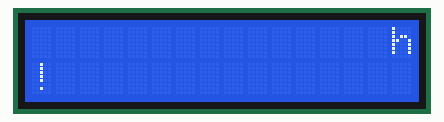
A sketch run on a simulated Arduino Uno, built with avr-gcc and run on an emulated ATmega328P. Parts: 16×2 character LCD.

Above: at 0.44 s.
At 2.23 s:
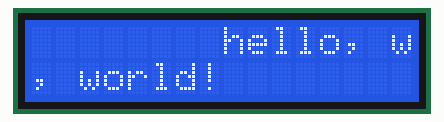
At 4.26 s:
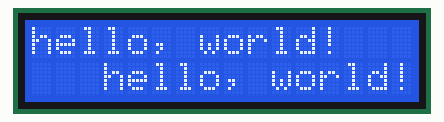
At 8.08 s:
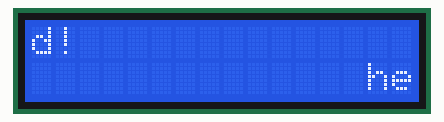
At 11.9 s:
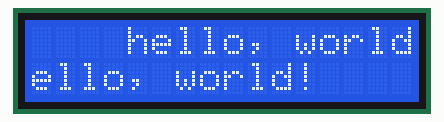
At 15.72 s:
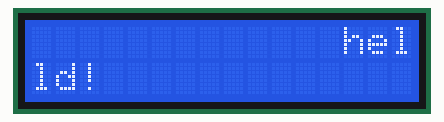

Measured:
- by itself, everything shown: repeats every 14.8 s, in 58 steps

The sketch:

lcdScroll.ino
```cpp
#include <LiquidCrystal.h>

const int rs = 12, en = 11, d4 = 5, d5 = 4, d6 = 3, d7 = 2;
LiquidCrystal lcd(rs, en, d4, d5, d6, d7);

// Pad strings with spaces on both sides for smooth scrolling
String line1 = "                hello, world!                "; // 16 spaces before and after
String line2 = "                hello, world!                "; // 16 spaces before and after

int pos1 = 0;                         // scroll position for line1 (start at left)
int pos2 = line2.length() - 16;      // scroll position for line2 (start at right)

int dir1 = 1;  // direction for line1: 1 = left to right, -1 = right to left
int dir2 = -1; // direction for line2: -1 = right to left, 1 = left to right

void setup() {
  lcd.begin(16, 2);
}

void loop() {
  // Print window of 16 characters for line 1
  lcd.setCursor(0, 0);
  lcd.print(line1.substring(pos1, pos1 + 16));

  // Print window of 16 characters for line 2
  lcd.setCursor(0, 1);
  lcd.print(line2.substring(pos2, pos2 + 16));

  // Update positions based on direction
  pos1 += dir1;
  pos2 += dir2;

  // Bounce line1 when it reaches start or end
  if (pos1 <= 0) {
    dir1 = 1;  // change direction to left to right
  }
  else if (pos1 >= line1.length() - 16) {
    dir1 = -1; // change direction to right to left
  }

  // Bounce line2 when it reaches start or end
  if (pos2 <= 0) {
    dir2 = 1;  // change direction to left to right
  }
  else if (pos2 >= line2.length() - 16) {
    dir2 = -1; // change direction to right to left
  }

  delay(250); // adjust speed here
}
```
